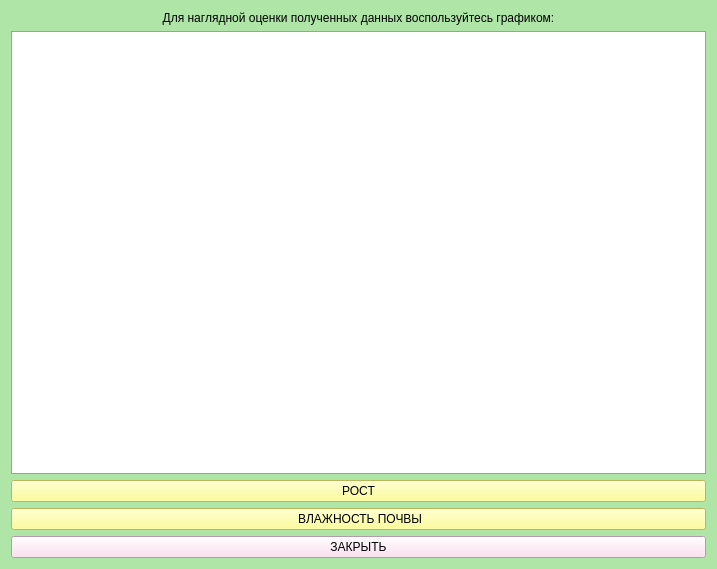
<?xml version="1.0" encoding="UTF-8"?>
<ui version="4.0">
 <class>grafik</class>
 <widget class="QWidget" name="grafik">
  <property name="geometry">
   <rect>
    <x>0</x>
    <y>0</y>
    <width>717</width>
    <height>569</height>
   </rect>
  </property>
  <property name="palette">
   <palette>
    <active>
     <colorrole role="WindowText">
      <brush brushstyle="SolidPattern">
       <color alpha="255">
        <red>0</red>
        <green>0</green>
        <blue>0</blue>
       </color>
      </brush>
     </colorrole>
     <colorrole role="Button">
      <brush brushstyle="SolidPattern">
       <color alpha="255">
        <red>175</red>
        <green>230</green>
        <blue>167</blue>
       </color>
      </brush>
     </colorrole>
     <colorrole role="Light">
      <brush brushstyle="SolidPattern">
       <color alpha="255">
        <red>255</red>
        <green>255</green>
        <blue>255</blue>
       </color>
      </brush>
     </colorrole>
     <colorrole role="Midlight">
      <brush brushstyle="SolidPattern">
       <color alpha="255">
        <red>215</red>
        <green>242</green>
        <blue>211</blue>
       </color>
      </brush>
     </colorrole>
     <colorrole role="Dark">
      <brush brushstyle="SolidPattern">
       <color alpha="255">
        <red>88</red>
        <green>115</green>
        <blue>83</blue>
       </color>
      </brush>
     </colorrole>
     <colorrole role="Mid">
      <brush brushstyle="SolidPattern">
       <color alpha="255">
        <red>117</red>
        <green>153</green>
        <blue>111</blue>
       </color>
      </brush>
     </colorrole>
     <colorrole role="Text">
      <brush brushstyle="SolidPattern">
       <color alpha="255">
        <red>0</red>
        <green>0</green>
        <blue>0</blue>
       </color>
      </brush>
     </colorrole>
     <colorrole role="BrightText">
      <brush brushstyle="SolidPattern">
       <color alpha="255">
        <red>255</red>
        <green>255</green>
        <blue>255</blue>
       </color>
      </brush>
     </colorrole>
     <colorrole role="ButtonText">
      <brush brushstyle="SolidPattern">
       <color alpha="255">
        <red>0</red>
        <green>0</green>
        <blue>0</blue>
       </color>
      </brush>
     </colorrole>
     <colorrole role="Base">
      <brush brushstyle="SolidPattern">
       <color alpha="255">
        <red>255</red>
        <green>255</green>
        <blue>255</blue>
       </color>
      </brush>
     </colorrole>
     <colorrole role="Window">
      <brush brushstyle="SolidPattern">
       <color alpha="255">
        <red>175</red>
        <green>230</green>
        <blue>167</blue>
       </color>
      </brush>
     </colorrole>
     <colorrole role="Shadow">
      <brush brushstyle="SolidPattern">
       <color alpha="255">
        <red>0</red>
        <green>0</green>
        <blue>0</blue>
       </color>
      </brush>
     </colorrole>
     <colorrole role="AlternateBase">
      <brush brushstyle="SolidPattern">
       <color alpha="255">
        <red>215</red>
        <green>242</green>
        <blue>211</blue>
       </color>
      </brush>
     </colorrole>
     <colorrole role="ToolTipBase">
      <brush brushstyle="SolidPattern">
       <color alpha="255">
        <red>255</red>
        <green>255</green>
        <blue>220</blue>
       </color>
      </brush>
     </colorrole>
     <colorrole role="ToolTipText">
      <brush brushstyle="SolidPattern">
       <color alpha="255">
        <red>0</red>
        <green>0</green>
        <blue>0</blue>
       </color>
      </brush>
     </colorrole>
     <colorrole role="PlaceholderText">
      <brush brushstyle="SolidPattern">
       <color alpha="128">
        <red>0</red>
        <green>0</green>
        <blue>0</blue>
       </color>
      </brush>
     </colorrole>
    </active>
    <inactive>
     <colorrole role="WindowText">
      <brush brushstyle="SolidPattern">
       <color alpha="255">
        <red>0</red>
        <green>0</green>
        <blue>0</blue>
       </color>
      </brush>
     </colorrole>
     <colorrole role="Button">
      <brush brushstyle="SolidPattern">
       <color alpha="255">
        <red>175</red>
        <green>230</green>
        <blue>167</blue>
       </color>
      </brush>
     </colorrole>
     <colorrole role="Light">
      <brush brushstyle="SolidPattern">
       <color alpha="255">
        <red>255</red>
        <green>255</green>
        <blue>255</blue>
       </color>
      </brush>
     </colorrole>
     <colorrole role="Midlight">
      <brush brushstyle="SolidPattern">
       <color alpha="255">
        <red>215</red>
        <green>242</green>
        <blue>211</blue>
       </color>
      </brush>
     </colorrole>
     <colorrole role="Dark">
      <brush brushstyle="SolidPattern">
       <color alpha="255">
        <red>88</red>
        <green>115</green>
        <blue>83</blue>
       </color>
      </brush>
     </colorrole>
     <colorrole role="Mid">
      <brush brushstyle="SolidPattern">
       <color alpha="255">
        <red>117</red>
        <green>153</green>
        <blue>111</blue>
       </color>
      </brush>
     </colorrole>
     <colorrole role="Text">
      <brush brushstyle="SolidPattern">
       <color alpha="255">
        <red>0</red>
        <green>0</green>
        <blue>0</blue>
       </color>
      </brush>
     </colorrole>
     <colorrole role="BrightText">
      <brush brushstyle="SolidPattern">
       <color alpha="255">
        <red>255</red>
        <green>255</green>
        <blue>255</blue>
       </color>
      </brush>
     </colorrole>
     <colorrole role="ButtonText">
      <brush brushstyle="SolidPattern">
       <color alpha="255">
        <red>0</red>
        <green>0</green>
        <blue>0</blue>
       </color>
      </brush>
     </colorrole>
     <colorrole role="Base">
      <brush brushstyle="SolidPattern">
       <color alpha="255">
        <red>255</red>
        <green>255</green>
        <blue>255</blue>
       </color>
      </brush>
     </colorrole>
     <colorrole role="Window">
      <brush brushstyle="SolidPattern">
       <color alpha="255">
        <red>175</red>
        <green>230</green>
        <blue>167</blue>
       </color>
      </brush>
     </colorrole>
     <colorrole role="Shadow">
      <brush brushstyle="SolidPattern">
       <color alpha="255">
        <red>0</red>
        <green>0</green>
        <blue>0</blue>
       </color>
      </brush>
     </colorrole>
     <colorrole role="AlternateBase">
      <brush brushstyle="SolidPattern">
       <color alpha="255">
        <red>215</red>
        <green>242</green>
        <blue>211</blue>
       </color>
      </brush>
     </colorrole>
     <colorrole role="ToolTipBase">
      <brush brushstyle="SolidPattern">
       <color alpha="255">
        <red>255</red>
        <green>255</green>
        <blue>220</blue>
       </color>
      </brush>
     </colorrole>
     <colorrole role="ToolTipText">
      <brush brushstyle="SolidPattern">
       <color alpha="255">
        <red>0</red>
        <green>0</green>
        <blue>0</blue>
       </color>
      </brush>
     </colorrole>
     <colorrole role="PlaceholderText">
      <brush brushstyle="SolidPattern">
       <color alpha="128">
        <red>0</red>
        <green>0</green>
        <blue>0</blue>
       </color>
      </brush>
     </colorrole>
    </inactive>
    <disabled>
     <colorrole role="WindowText">
      <brush brushstyle="SolidPattern">
       <color alpha="255">
        <red>88</red>
        <green>115</green>
        <blue>83</blue>
       </color>
      </brush>
     </colorrole>
     <colorrole role="Button">
      <brush brushstyle="SolidPattern">
       <color alpha="255">
        <red>175</red>
        <green>230</green>
        <blue>167</blue>
       </color>
      </brush>
     </colorrole>
     <colorrole role="Light">
      <brush brushstyle="SolidPattern">
       <color alpha="255">
        <red>255</red>
        <green>255</green>
        <blue>255</blue>
       </color>
      </brush>
     </colorrole>
     <colorrole role="Midlight">
      <brush brushstyle="SolidPattern">
       <color alpha="255">
        <red>215</red>
        <green>242</green>
        <blue>211</blue>
       </color>
      </brush>
     </colorrole>
     <colorrole role="Dark">
      <brush brushstyle="SolidPattern">
       <color alpha="255">
        <red>88</red>
        <green>115</green>
        <blue>83</blue>
       </color>
      </brush>
     </colorrole>
     <colorrole role="Mid">
      <brush brushstyle="SolidPattern">
       <color alpha="255">
        <red>117</red>
        <green>153</green>
        <blue>111</blue>
       </color>
      </brush>
     </colorrole>
     <colorrole role="Text">
      <brush brushstyle="SolidPattern">
       <color alpha="255">
        <red>88</red>
        <green>115</green>
        <blue>83</blue>
       </color>
      </brush>
     </colorrole>
     <colorrole role="BrightText">
      <brush brushstyle="SolidPattern">
       <color alpha="255">
        <red>255</red>
        <green>255</green>
        <blue>255</blue>
       </color>
      </brush>
     </colorrole>
     <colorrole role="ButtonText">
      <brush brushstyle="SolidPattern">
       <color alpha="255">
        <red>88</red>
        <green>115</green>
        <blue>83</blue>
       </color>
      </brush>
     </colorrole>
     <colorrole role="Base">
      <brush brushstyle="SolidPattern">
       <color alpha="255">
        <red>175</red>
        <green>230</green>
        <blue>167</blue>
       </color>
      </brush>
     </colorrole>
     <colorrole role="Window">
      <brush brushstyle="SolidPattern">
       <color alpha="255">
        <red>175</red>
        <green>230</green>
        <blue>167</blue>
       </color>
      </brush>
     </colorrole>
     <colorrole role="Shadow">
      <brush brushstyle="SolidPattern">
       <color alpha="255">
        <red>0</red>
        <green>0</green>
        <blue>0</blue>
       </color>
      </brush>
     </colorrole>
     <colorrole role="AlternateBase">
      <brush brushstyle="SolidPattern">
       <color alpha="255">
        <red>175</red>
        <green>230</green>
        <blue>167</blue>
       </color>
      </brush>
     </colorrole>
     <colorrole role="ToolTipBase">
      <brush brushstyle="SolidPattern">
       <color alpha="255">
        <red>255</red>
        <green>255</green>
        <blue>220</blue>
       </color>
      </brush>
     </colorrole>
     <colorrole role="ToolTipText">
      <brush brushstyle="SolidPattern">
       <color alpha="255">
        <red>0</red>
        <green>0</green>
        <blue>0</blue>
       </color>
      </brush>
     </colorrole>
     <colorrole role="PlaceholderText">
      <brush brushstyle="SolidPattern">
       <color alpha="128">
        <red>0</red>
        <green>0</green>
        <blue>0</blue>
       </color>
      </brush>
     </colorrole>
    </disabled>
   </palette>
  </property>
  <property name="windowTitle">
   <string>Form</string>
  </property>
  <layout class="QGridLayout" name="gridLayout">
   <item row="0" column="0">
    <layout class="QVBoxLayout" name="verticalLayout">
     <item>
      <widget class="QLabel" name="label">
       <property name="text">
        <string>Для наглядной оценки полученных данных воспользуйтесь графиком:</string>
       </property>
       <property name="alignment">
        <set>Qt::AlignCenter</set>
       </property>
      </widget>
     </item>
     <item>
      <widget class="QGraphicsView" name="graphicsView"/>
     </item>
     <item>
      <widget class="QPushButton" name="pushButton">
       <property name="styleSheet">
        <string notr="true">background-color: rgb(255, 255, 127);</string>
       </property>
       <property name="text">
        <string>РОСТ</string>
       </property>
      </widget>
     </item>
     <item>
      <widget class="QPushButton" name="pushButton_2">
       <property name="palette">
        <palette>
         <active>
          <colorrole role="Button">
           <brush brushstyle="SolidPattern">
            <color alpha="255">
             <red>255</red>
             <green>255</green>
             <blue>127</blue>
            </color>
           </brush>
          </colorrole>
          <colorrole role="Base">
           <brush brushstyle="SolidPattern">
            <color alpha="255">
             <red>255</red>
             <green>255</green>
             <blue>127</blue>
            </color>
           </brush>
          </colorrole>
          <colorrole role="Window">
           <brush brushstyle="SolidPattern">
            <color alpha="255">
             <red>255</red>
             <green>255</green>
             <blue>127</blue>
            </color>
           </brush>
          </colorrole>
         </active>
         <inactive>
          <colorrole role="Button">
           <brush brushstyle="SolidPattern">
            <color alpha="255">
             <red>255</red>
             <green>255</green>
             <blue>127</blue>
            </color>
           </brush>
          </colorrole>
          <colorrole role="Base">
           <brush brushstyle="SolidPattern">
            <color alpha="255">
             <red>255</red>
             <green>255</green>
             <blue>127</blue>
            </color>
           </brush>
          </colorrole>
          <colorrole role="Window">
           <brush brushstyle="SolidPattern">
            <color alpha="255">
             <red>255</red>
             <green>255</green>
             <blue>127</blue>
            </color>
           </brush>
          </colorrole>
         </inactive>
         <disabled>
          <colorrole role="Button">
           <brush brushstyle="SolidPattern">
            <color alpha="255">
             <red>255</red>
             <green>255</green>
             <blue>127</blue>
            </color>
           </brush>
          </colorrole>
          <colorrole role="Base">
           <brush brushstyle="SolidPattern">
            <color alpha="255">
             <red>255</red>
             <green>255</green>
             <blue>127</blue>
            </color>
           </brush>
          </colorrole>
          <colorrole role="Window">
           <brush brushstyle="SolidPattern">
            <color alpha="255">
             <red>255</red>
             <green>255</green>
             <blue>127</blue>
            </color>
           </brush>
          </colorrole>
         </disabled>
        </palette>
       </property>
       <property name="styleSheet">
        <string notr="true">background-color: rgb(255, 255, 127);</string>
       </property>
       <property name="text">
        <string> ВЛАЖНОСТЬ ПОЧВЫ</string>
       </property>
      </widget>
     </item>
     <item>
      <widget class="QPushButton" name="close">
       <property name="styleSheet">
        <string notr="true">background-color: rgb(255, 216, 237);</string>
       </property>
       <property name="text">
        <string>ЗАКРЫТЬ</string>
       </property>
      </widget>
     </item>
    </layout>
   </item>
  </layout>
 </widget>
 <resources/>
 <connections/>
</ui>
